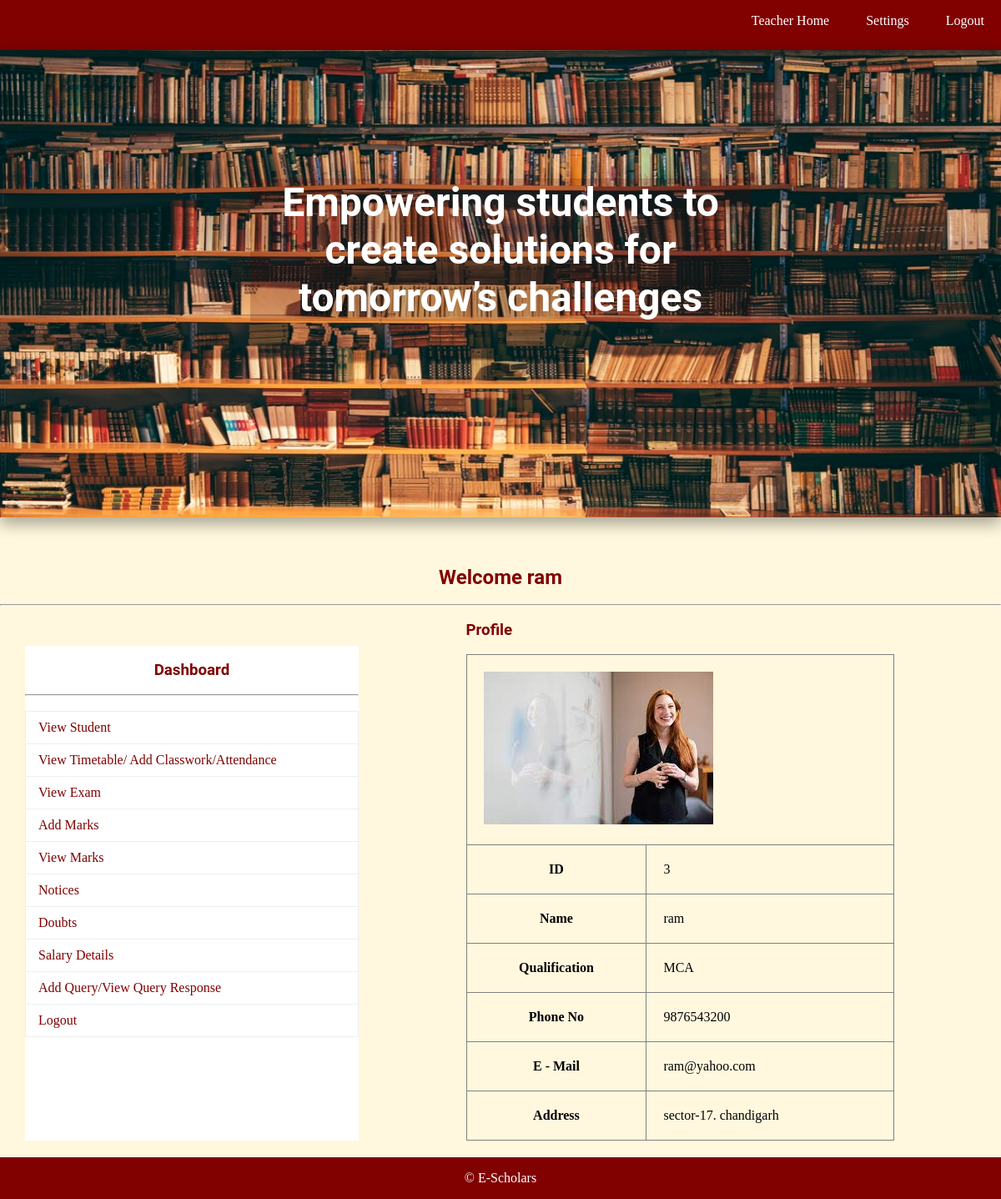
Page /teacher_home.php (signed in) on the committed database.
### tables this page shows
CREATE TABLE `staff` (
  `TID` int(11) NOT NULL,
  `TNAME` varchar(150) NOT NULL,
  `TPASS` varchar(150) NOT NULL,
  `QUAL` varchar(150) NOT NULL,
  `PNO` varchar(150) NOT NULL,
  `MAIL` varchar(150) NOT NULL,
  `PADDR` text NOT NULL,
  `IMG` varchar(150) NOT NULL
);

### teacher_home.php (the view, shortened to what this page needs)
<?php
	include"database.php";
	$sql="SELECT * FROM staff WHERE TID={$_SESSION["TID"]}";
		$res=$db->query($sql);
		if($res->num_rows>0)
		{
			$row=$res->fetch_assoc();
		}
?>
<!DOCTYPE html>
<html>
	<head>
		<link rel="stylesheet" type="text/css" href="css/style1.css">
	</head>
	<body>
		<?php include"navbar.php";?><br><br><br>
		<h2 class="text">Welcome <?php echo $_SESSION["TNAME"]; ?></h2><br><hr><br>
			<div id="section">
				<?php include"sidebar.php";?><br>
					<div class="rbox1" style="margin: auto;" >
						<h3> Profile</h3><br>
						<table border="1px">
							<tr><td colspan="2"><img src="<?php echo $row["IMG"] ?>" alt="upload Pending"></td></tr>
							<tr><th>ID</th> <td><?php echo $row["TID"] ?> </td></tr>
							<tr><th>Name </th> <td><?php echo $row["TNAME"] ?> </td></tr>
							<tr><th>Qualification </th> <td><?php echo $row["QUAL"] ?>  </td></tr>
							<tr><th>Phone No </th> <td> <?php echo $row["PNO"] ?> </td></tr>
							<tr><th>E - Mail </th> <td> <?php echo $row["MAIL"] ?> </td></tr>
							<tr><th>Address </th> <td> <?php echo $row["PADDR"] ?> </td></tr>
						</table>
					</div>
			</div>
				<?php include"footer.php";?>
	</body>
</html>

### css/style1.css (style rules this page uses)
* { padding:0px; margin:0px; }
html { background:#fff8de; }
h1,h2,h3,h4,h5,h6,label { font-family:roboto; color:#810000; }
.text { text-align:center; }
#section { height:auto; font-family:cambria; width:95vw; margin:0 auto; display:flex; }
tr,td,th { padding:20px; }
table { border-collapse:collapse; }
.rbox1 { width:45%; float:left; }
.rbox1 table { width:100%; }

### rows in the picture
staff: IMG (picture), TID "3", TNAME "ram", QUAL "MCA", PNO "9876543200", MAIL "ram@yahoo.com", PADDR "sector-17. chandigarh"

### other values in the picture
$_SESSION["TNAME"] "ram"
